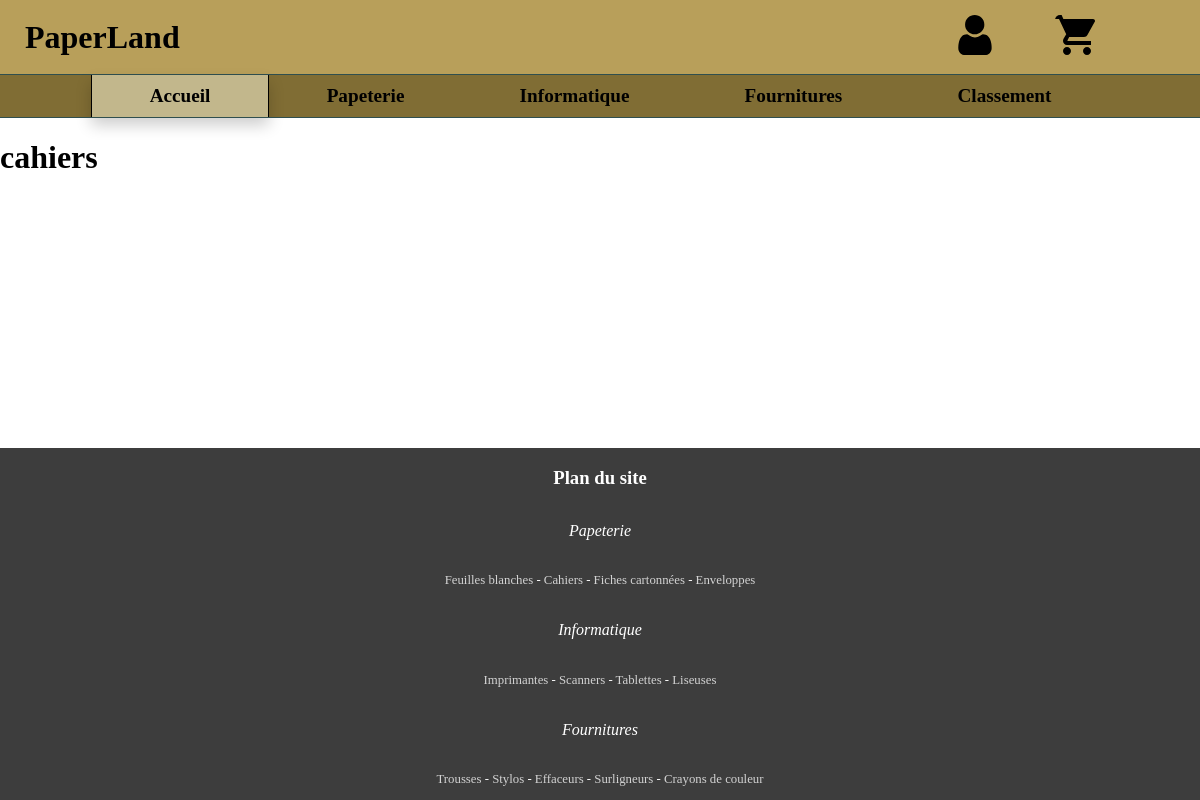
The page /cahiers on the database as committed earlier.
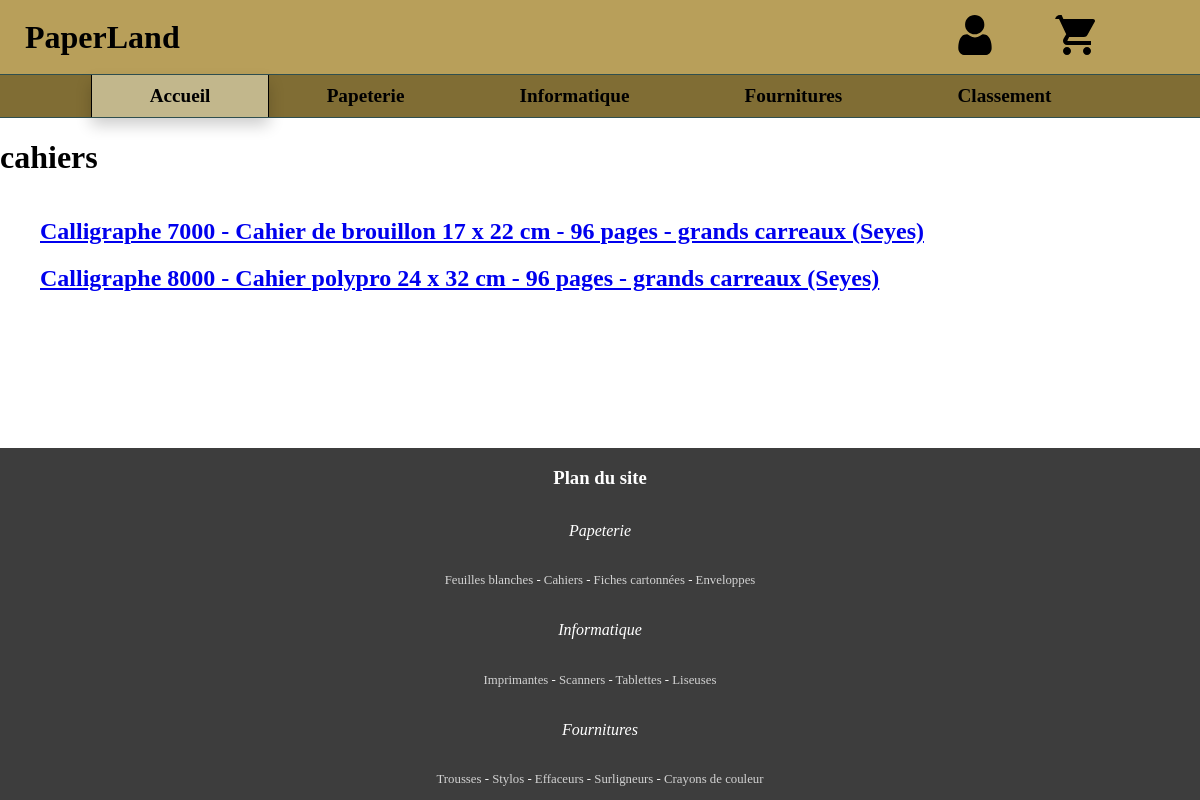
The same page on the database as committed later.
### tables this page shows
CREATE TABLE Product (
  id INTEGER NOT NULL UNIQUE,
  name TEXT NOT NULL UNIQUE,
  category TEXT,
  price REAL,
  image TEXT,
  description TEXT,
  PRIMARY KEY(id AUTOINCREMENT),
  FOREIGN KEY(category) REFERENCES Category(name)
);

### dev/views.py (the view)
@app.route('/<category>')
def category(category:str):
    return render_template("category.html", category=category, products=db.get_products_in_category(category))

### dev/db.py (called while the page is built)
def get_db():
    if 'db' not in g:
        g.db = sqlite3.connect(
            current_app.config['DATABASE'],
            detect_types=sqlite3.PARSE_DECLTYPES
        )
        g.db.row_factory = sqlite3.Row
    return g.db

def gestion_db(function):
    def function_decorator(*args):
        db = get_db()
        cur = db.cursor()
        f = function(*args, cursor=cur)
        db.commit()
        cur.close()
        return f
    return function_decorator

@gestion_db
def get_products_in_category(category:str, /, cursor:sqlite3.Cursor=None) -> tuple:
    result = []
    for p in cursor.execute(f"SELECT * FROM product WHERE category='{category}'"):
        product = models.Product()
        product.id = p[0]
        product.name = p[1]
        product.category = p[2]
        product.price = p[3]
        product.image = p[4]
        product.description = p[5]
        result.append(product)
    return tuple(result)

### dev/templates/category.html
{% extends 'base.html' %}
{% block content %}
<header>
    <h1 id="category-name">{{ category }}</h1>
</header>
<section id="products-list">
    <ul>
        {% for product in products %}
        <article class="article-product">
            <h2><a href="/{{category}}/{{product.id}}">{{ product.name }}</a></h2>
        </article>
        {% endfor %}
    </ul>
</section>
{% endblock %}

### dev/templates/base.html (shortened to what this page needs)
<!DOCTYPE html>
<html>
    <head>
        <link rel="stylesheet" href="{{ url_for('static', filename='css/style-base.css') }}"/>
        <link rel="stylesheet" href="{{ url_for('static', filename='css/style-404.css') }}"/>
        <link rel="stylesheet" href="{{ url_for('static', filename='css/style-profil.css') }}"/>
        <link rel="stylesheet" href="{{ url_for('static', filename='css/style-category.css') }}"/>
    </head>
    <body>
        <header id="main-header">
            <h1 id="title"><a href="/">PaperLand</a></h1>
            <div id="icone">
                <ul class=menu>
                    <li>
                        <a href="{{ url_for('profil') }}"><img src="{{ url_for('static', filename='img/user.svg') }}" alt="user icone" width="40px" id="profil"></a>
                    </li>
                    <li><a href="/panier/"><img src="{{ url_for('static', filename='img/shopping-cart.svg') }}" alt="shopping cart icone" width="40px" id="kart"></a></li>
                </ul>
            </div>
        </header>
        <nav>
            <ul class=nav>
                <div id="title-cat">
                    <li id="accueil">
                        <a href="/">Accueil</a>
                    </li>
                </div>
                <li>
                    <div id="title-cat">
                        <a href="#">Papeterie</a>
                    </div>
                </li>
                <li>
                    <div id="title-cat">
                        <a href="#">Informatique</a>
                    </div>
                </li>
                <li>
                    <div id="title-cat">
                        <a href="#">Fournitures</a>
                   </div>
                </li>
                <li>
                    <div id="title-cat">
                        <a href="/404/">Classement</a>
                    </div>
                </li>
            </ul>
        </nav>
        <div class="separator"></div>
        {% block content %}{% endblock %}
        <footer>
            <h3>Plan du site</h3>
            <div class=plan>
                <h4>Papeterie</h4>
                <p><a href="#">Feuilles blanches</a> - <a href="#">Cahiers</a> - <a href="#">Fiches cartonnées</a> - <a href="#">Enveloppes</a></p>
                <h4>Informatique</h4>
                <p><a href="#">Imprimantes</a> - <a href="#">Scanners</a> - <a href="#">Tablettes</a> - <a href="#">Liseuses</a></p>
                <h4>Fournitures</h4>
                <p><a href="#">Trousses</a> - <a href="#">Stylos</a> - <a href="#">Effaceurs</a> - <a href="#">Surligneurs</a> - <a href="#">Crayons de couleur</a></p>
            </div>
        </footer>
    </body>
</html>

### dev/static/css/style-base.css (style rules this page uses)
body { margin: 0; padding: 0; background-image: url('../img/background.jpg'); background-size: cover; display: flex; flex-flow: column; min-height: 100vh; }
#main-header { margin: 0; padding: 5px; display: flex; flex-direction: row; align-items: center; justify-content: space-between; background-color: rgb(184, 159, 90); }
#title { margin: 0; padding: 0; padding-left: 20px; }
#title a { text-decoration: none; color: black; user-select: none; }
#icone { margin-right: 50px; }
#icone img { margin-right: 20px; padding: 10px; border-radius: 15px; }
#icone a { margin-right: 20px; user-select: none; }
.separator { height: 1px; width: 100%; margin-left: 0%; background-color: darkslategray; }
.nav { display: flex; flex-direction: row; justify-content: center; background-color: rgb(128, 109, 52); padding: 0; margin: 0; }
.nav li { display: block; user-select: none; }
#title-cat a { display: block; padding: 10px 3em; }
.nav a { text-decoration: none; color: black; font-family: verdana; font-size: 1.2em; font-weight: bold; }
#accueil { background-color: rgb(194, 183, 140); border: solid black; border-width: 0px 1px 0px 1px; box-shadow: 0px 8px 16px 0px rgba(0,0,0,0.2); }
.menu { display: flex; flex-direction: row; justify-content: center; padding: 0; margin: 0; }
.menu li { display: block; }
footer { text-align: center; font-family: Verdana; margin-top: auto; left: 0; bottom: 0; width: 100%; background-color: rgb(61, 61, 61); color: white; }
footer h4 { font-weight: normal; font-style: oblique; padding: 1% 5%; }
footer p { padding: 0 7%; font-size: 0.8em; }
footer a { color: lightgray; text-decoration: none; }

Rows that differ between the two databases and show on the page:
added Product: name "Calligraphe 7000 - Cahier de brouillon 17 x 22 cm - 96 pages - grands carreaux (Seyes)"
added Product: name "Calligraphe 8000 - Cahier polypro 24 x 32 cm - 96 pages - grands carreaux (Seyes)"
